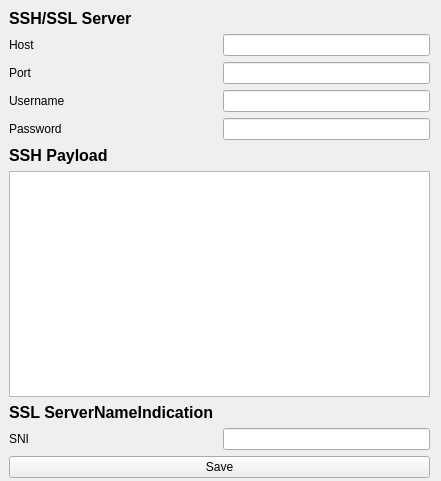
<?xml version="1.0" encoding="UTF-8"?>
<ui version="4.0">
 <class>ConfigEditor</class>
 <widget class="QWidget" name="ConfigEditor">
  <property name="geometry">
   <rect>
    <x>0</x>
    <y>0</y>
    <width>441</width>
    <height>481</height>
   </rect>
  </property>
  <property name="sizePolicy">
   <sizepolicy hsizetype="Expanding" vsizetype="Expanding">
    <horstretch>0</horstretch>
    <verstretch>0</verstretch>
   </sizepolicy>
  </property>
  <property name="windowTitle">
   <string>HTTP Injector Settings</string>
  </property>
  <property name="windowIcon">
   <iconset>
    <normaloff>app.svg</normaloff>app.svg</iconset>
  </property>
  <widget class="QWidget" name="verticalLayoutWidget">
   <property name="geometry">
    <rect>
     <x>9</x>
     <y>9</y>
     <width>421</width>
     <height>469</height>
    </rect>
   </property>
   <layout class="QVBoxLayout" name="verticalLayout">
    <property name="sizeConstraint">
     <enum>QLayout::SetDefaultConstraint</enum>
    </property>
    <item>
     <widget class="QLabel" name="ssh_topic">
      <property name="font">
       <font>
        <pointsize>12</pointsize>
        <weight>75</weight>
        <bold>true</bold>
       </font>
      </property>
      <property name="text">
       <string>SSH/SSL Server</string>
      </property>
     </widget>
    </item>
    <item>
     <layout class="QHBoxLayout" name="horizontalLayout_2">
      <item>
       <widget class="QLabel" name="host_label">
        <property name="sizePolicy">
         <sizepolicy hsizetype="Expanding" vsizetype="Preferred">
          <horstretch>0</horstretch>
          <verstretch>0</verstretch>
         </sizepolicy>
        </property>
        <property name="text">
         <string>Host</string>
        </property>
        <property name="margin">
         <number>8</number>
        </property>
       </widget>
      </item>
      <item>
       <widget class="QLineEdit" name="host_edit"/>
      </item>
     </layout>
    </item>
    <item>
     <layout class="QHBoxLayout" name="horizontalLayout_4">
      <item>
       <widget class="QLabel" name="port_label">
        <property name="sizePolicy">
         <sizepolicy hsizetype="Expanding" vsizetype="Preferred">
          <horstretch>0</horstretch>
          <verstretch>0</verstretch>
         </sizepolicy>
        </property>
        <property name="text">
         <string>Port</string>
        </property>
        <property name="margin">
         <number>8</number>
        </property>
       </widget>
      </item>
      <item>
       <widget class="QLineEdit" name="port_edit"/>
      </item>
     </layout>
    </item>
    <item>
     <layout class="QHBoxLayout" name="horizontalLayout_5">
      <item>
       <widget class="QLabel" name="uname_label">
        <property name="sizePolicy">
         <sizepolicy hsizetype="Expanding" vsizetype="Preferred">
          <horstretch>0</horstretch>
          <verstretch>0</verstretch>
         </sizepolicy>
        </property>
        <property name="text">
         <string>Username</string>
        </property>
        <property name="margin">
         <number>8</number>
        </property>
       </widget>
      </item>
      <item>
       <widget class="QLineEdit" name="uname_edit"/>
      </item>
     </layout>
    </item>
    <item>
     <layout class="QHBoxLayout" name="horizontalLayout_6">
      <item>
       <widget class="QLabel" name="pwd_label">
        <property name="sizePolicy">
         <sizepolicy hsizetype="Expanding" vsizetype="Preferred">
          <horstretch>0</horstretch>
          <verstretch>0</verstretch>
         </sizepolicy>
        </property>
        <property name="text">
         <string>Password</string>
        </property>
        <property name="margin">
         <number>8</number>
        </property>
       </widget>
      </item>
      <item>
       <widget class="QLineEdit" name="pwd_edit"/>
      </item>
     </layout>
    </item>
    <item>
     <widget class="QLabel" name="payload_topic">
      <property name="font">
       <font>
        <pointsize>12</pointsize>
        <weight>75</weight>
        <bold>true</bold>
       </font>
      </property>
      <property name="text">
       <string>SSH Payload</string>
      </property>
     </widget>
    </item>
    <item>
     <widget class="QPlainTextEdit" name="payload_edit">
      <property name="sizePolicy">
       <sizepolicy hsizetype="Expanding" vsizetype="Expanding">
        <horstretch>0</horstretch>
        <verstretch>0</verstretch>
       </sizepolicy>
      </property>
     </widget>
    </item>
    <item>
     <widget class="QLabel" name="sni_topic">
      <property name="font">
       <font>
        <pointsize>12</pointsize>
        <weight>75</weight>
        <bold>true</bold>
       </font>
      </property>
      <property name="text">
       <string>SSL ServerNameIndication</string>
      </property>
     </widget>
    </item>
    <item>
     <layout class="QHBoxLayout" name="horizontalLayout_7">
      <item>
       <widget class="QLabel" name="sni_label">
        <property name="sizePolicy">
         <sizepolicy hsizetype="Expanding" vsizetype="Preferred">
          <horstretch>0</horstretch>
          <verstretch>0</verstretch>
         </sizepolicy>
        </property>
        <property name="text">
         <string>SNI</string>
        </property>
        <property name="margin">
         <number>8</number>
        </property>
       </widget>
      </item>
      <item>
       <widget class="QLineEdit" name="sni_edit"/>
      </item>
     </layout>
    </item>
    <item>
     <widget class="QPushButton" name="save_button">
      <property name="text">
       <string>Save</string>
      </property>
     </widget>
    </item>
   </layout>
  </widget>
 </widget>
 <resources/>
 <connections/>
</ui>
